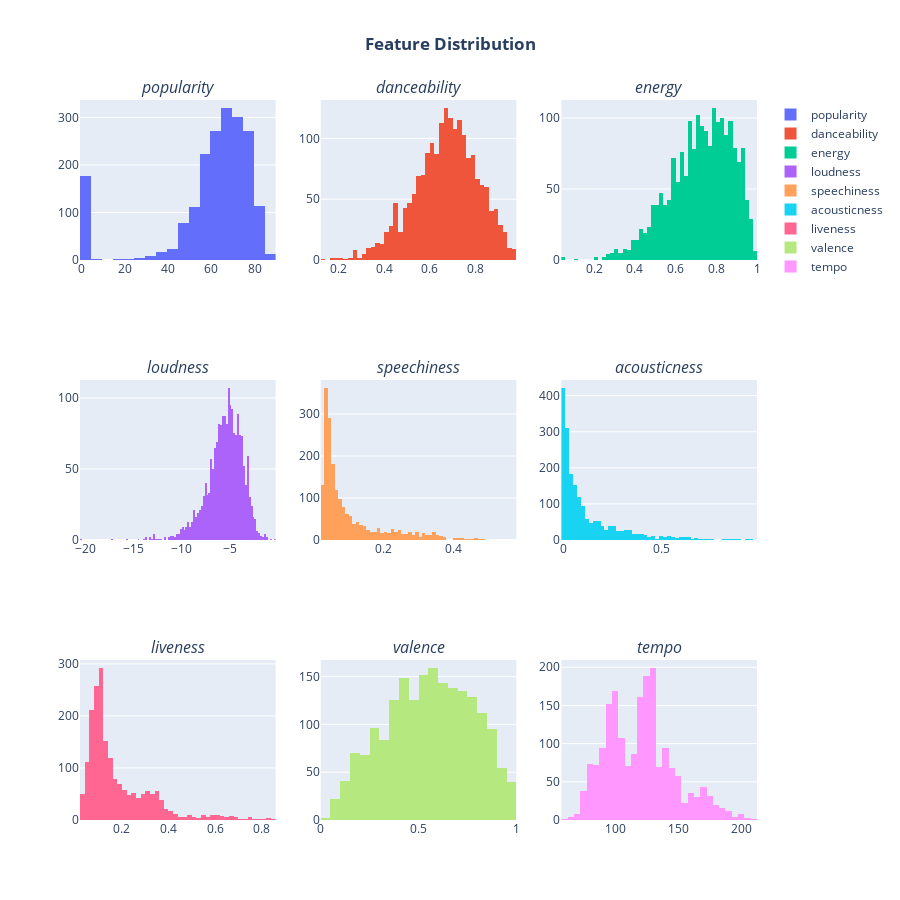

Source (notebook cell):
### Code cell
fig=make_subplots(rows=3,cols=3,subplot_titles=('<i>popularity', '<i>danceability', '<i>energy', '<i>loudness', '<i>speechiness', '<i>acousticness', '<i>liveness', '<i>valence', '<i>tempo'))
fig.add_trace(go.Histogram(x=input['popularity'],name='popularity'),row=1,col=1)
fig.add_trace(go.Histogram(x=input['danceability'],name='danceability'),row=1,col=2)
fig.add_trace(go.Histogram(x=input['energy'],name='energy'),row=1,col=3)
fig.add_trace(go.Histogram(x=input['loudness'],name='loudness'),row=2,col=1)
fig.add_trace(go.Histogram(x=input['speechiness'],name='speechiness'),row=2,col=2)
fig.add_trace(go.Histogram(x=input['acousticness'],name='acousticness'),row=2,col=3)
fig.add_trace(go.Histogram(x=input['liveness'],name='liveness'),row=3,col=1)
fig.add_trace(go.Histogram(x=input['valence'],name='valence'),row=3,col=2)
fig.add_trace(go.Histogram(x=input['tempo'],name='tempo'),row=3,col=3)
fig.update_layout(height=900,width=900, title_text='<b>Feature Distribution', title_x=0.5)

### Figure 1 — Plotly figure (JSON) as saved in the notebook; plotly's stock layout.template omitted (floating-point values rounded to 4 significant figures; data arrays with more than 128 entries replaced by an {"elided": "..."} marker saying what was removed)
{"data": [{"name": "popularity", "type": "histogram", "x": {"elided": "1941 int values"}, "xaxis": "x", "yaxis": "y"}, {"name": "danceability", "type": "histogram", "x": {"elided": "1941 float values"}, "xaxis": "x2", "yaxis": "y2"}, {"name": "energy", "type": "histogram", "x": {"elided": "1941 float values"}, "xaxis": "x3", "yaxis": "y3"}, {"name": "loudness", "type": "histogram", "x": {"elided": "1941 float values"}, "xaxis": "x4", "yaxis": "y4"}, {"name": "speechiness", "type": "histogram", "x": {"elided": "1941 float values"}, "xaxis": "x5", "yaxis": "y5"}, {"name": "acousticness", "type": "histogram", "x": {"elided": "1941 float values"}, "xaxis": "x6", "yaxis": "y6"}, {"name": "liveness", "type": "histogram", "x": {"elided": "1941 float values"}, "xaxis": "x7", "yaxis": "y7"}, {"name": "valence", "type": "histogram", "x": {"elided": "1941 float values"}, "xaxis": "x8", "yaxis": "y8"}, {"name": "tempo", "type": "histogram", "x": {"elided": "1941 float values"}, "xaxis": "x9", "yaxis": "y9"}], "layout": {"annotations": [{"font": {"size": 16}, "showarrow": false, "text": "<i>popularity", "x": 0.1444, "xanchor": "center", "xref": "paper", "y": 1, "yanchor": "bottom", "yref": "paper"}, {"font": {"size": 16}, "showarrow": false, "text": "<i>danceability", "x": 0.5, "xanchor": "center", "xref": "paper", "y": 1, "yanchor": "bottom", "yref": "paper"}, {"font": {"size": 16}, "showarrow": false, "text": "<i>energy", "x": 0.8556, "xanchor": "center", "xref": "paper", "y": 1, "yanchor": "bottom", "yref": "paper"}, {"font": {"size": 16}, "showarrow": false, "text": "<i>loudness", "x": 0.1444, "xanchor": "center", "xref": "paper", "y": 0.6111, "yanchor": "bottom", "yref": "paper"}, {"font": {"size": 16}, "showarrow": false, "text": "<i>speechiness", "x": 0.5, "xanchor": "center", "xref": "paper", "y": 0.6111, "yanchor": "bottom", "yref": "paper"}, {"font": {"size": 16}, "showarrow": false, "text": "<i>acousticness", "x": 0.8556, "xanchor": "center", "xref": "paper", "y": 0.6111, "yanchor": "bottom", "yref": "paper"}, {"font": {"size": 16}, "showarrow": false, "text": "<i>liveness", "x": 0.1444, "xanchor": "center", "xref": "paper", "y": 0.2222, "yanchor": "bottom", "yref": "paper"}, {"font": {"size": 16}, "showarrow": false, "text": "<i>valence", "x": 0.5, "xanchor": "center", "xref": "paper", "y": 0.2222, "yanchor": "bottom", "yref": "paper"}, {"font": {"size": 16}, "showarrow": false, "text": "<i>tempo", "x": 0.8556, "xanchor": "center", "xref": "paper", "y": 0.2222, "yanchor": "bottom", "yref": "paper"}], "height": 900, "title": {"text": "<b>Feature Distribution", "x": 0.5}, "width": 900, "xaxis": {"anchor": "y", "domain": [0, 0.2889]}, "xaxis2": {"anchor": "y2", "domain": [0.3556, 0.6444]}, "xaxis3": {"anchor": "y3", "domain": [0.7111, 1]}, "xaxis4": {"anchor": "y4", "domain": [0, 0.2889]}, "xaxis5": {"anchor": "y5", "domain": [0.3556, 0.6444]}, "xaxis6": {"anchor": "y6", "domain": [0.7111, 1]}, "xaxis7": {"anchor": "y7", "domain": [0, 0.2889]}, "xaxis8": {"anchor": "y8", "domain": [0.3556, 0.6444]}, "xaxis9": {"anchor": "y9", "domain": [0.7111, 1]}, "yaxis": {"anchor": "x", "domain": [0.7778, 1]}, "yaxis2": {"anchor": "x2", "domain": [0.7778, 1]}, "yaxis3": {"anchor": "x3", "domain": [0.7778, 1]}, "yaxis4": {"anchor": "x4", "domain": [0.3889, 0.6111]}, "yaxis5": {"anchor": "x5", "domain": [0.3889, 0.6111]}, "yaxis6": {"anchor": "x6", "domain": [0.3889, 0.6111]}, "yaxis7": {"anchor": "x7", "domain": [0, 0.2222]}, "yaxis8": {"anchor": "x8", "domain": [0, 0.2222]}, "yaxis9": {"anchor": "x9", "domain": [0, 0.2222]}}}
